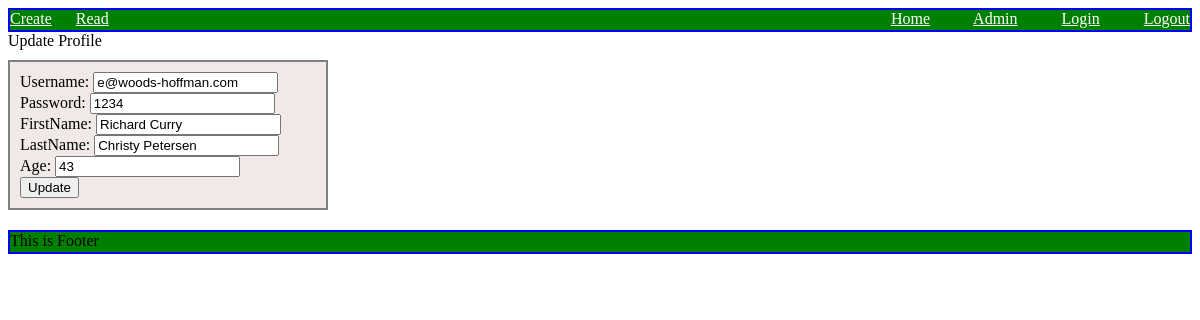
Screenshot of /twmprofile/updateProfile/51/ with the database file from the repository.
### twmprofile/models.py (models this page shows, shortened)
class Profile(models.Model):
    username = models.CharField(max_length=30)
    password = models.CharField(max_length=30)
    firstName = models.CharField(max_length=30)
    lastName = models.CharField(max_length=30)
    age = models.IntegerField(default=18)

### twmprofile/views.py (the view)
# urls.py: re_path('updateProfile/(?P<id>\d+)/$', views.updateProfile),
def updateProfile(request, id):
    existingProfile = Profile.objects.get(id=id)
    if request.method == 'POST':
        form = forms.ProfileUpdateRequest(request.POST, instance=existingProfile) # A record will be considered new if you do not provide instance=Profile
        print('Is form valid', form.is_valid())
        if form.is_valid():
            form.save()
            return redirect('/twmprofile/profile')
    return render(request, 'twmprofile/update.html', {'profile': existingProfile})

### templates/twmprofile/update.html (shortened to what this page needs)
<!DOCTYPE html>
{% extends 'twmprofile/common/base.html'%}
{% block body_part %}
        <h>Update Profile</h></br>
<div class="yms_form">
   <form method="POST">
       Username: <input type="text" name="username" value="{{profile.username}}"></br>
       Password: <input type="text" name="password" value="{{profile.password}}"></br>
       FirstName: <input type="text" name="firstName" value="{{profile.firstName}}"></br>
       LastName: <input type="text" name="lastName" value="{{profile.lastName}}"></br>
       Age: <input type="text" name="age" value="{{profile.age}}"></br>
       <input type="submit" value="Update"/>
   </form>
</div>
{% endblock %}

### static/css/main.css (style rules this page uses)
.yms_form { margin-top: 10px; border:solid gray 2px; background-color: #f1e8e8; width:25%; padding:10px; }

### rows the page displays
Profile: username "e@woods-hoffman.com", password "1234", firstName "Richard Curry", lastName "Christy Petersen", age "43"
